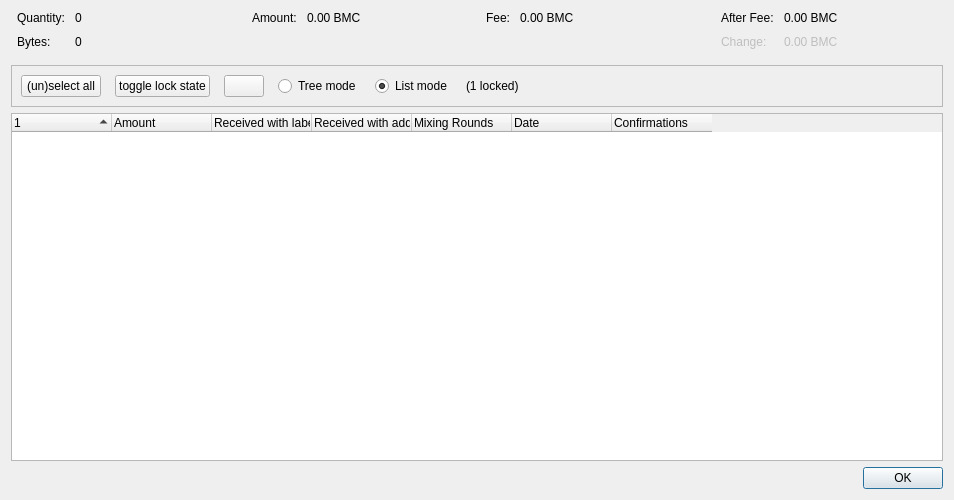
<?xml version="1.0" encoding="UTF-8"?>
<ui version="4.0">
 <class>CoinControlDialog</class>
 <widget class="QDialog" name="CoinControlDialog">
  <property name="geometry">
   <rect>
    <x>0</x>
    <y>0</y>
    <width>954</width>
    <height>500</height>
   </rect>
  </property>
  <property name="windowTitle">
   <string>Coin Selection</string>
  </property>
  <layout class="QVBoxLayout" name="verticalLayout">
   <item>
    <layout class="QHBoxLayout" name="horizontalLayoutTop" stretch="0,0,0,0">
     <property name="topMargin">
      <number>0</number>
     </property>
     <property name="bottomMargin">
      <number>10</number>
     </property>
     <item>
      <layout class="QFormLayout" name="formLayoutCoinControl1">
       <property name="labelAlignment">
        <set>Qt::AlignLeft|Qt::AlignVCenter</set>
       </property>
       <property name="horizontalSpacing">
        <number>10</number>
       </property>
       <property name="verticalSpacing">
        <number>10</number>
       </property>
       <property name="leftMargin">
        <number>6</number>
       </property>
       <property name="rightMargin">
        <number>6</number>
       </property>
       <item row="0" column="0">
        <widget class="QLabel" name="labelCoinControlQuantityText">
         <property name="text">
          <string>Quantity:</string>
         </property>
        </widget>
       </item>
       <item row="0" column="1">
        <widget class="QLabel" name="labelCoinControlQuantity">
         <property name="cursor">
          <cursorShape>IBeamCursor</cursorShape>
         </property>
         <property name="contextMenuPolicy">
          <enum>Qt::ActionsContextMenu</enum>
         </property>
         <property name="text">
          <string notr="true">0</string>
         </property>
         <property name="textInteractionFlags">
          <set>Qt::LinksAccessibleByMouse|Qt::TextSelectableByKeyboard|Qt::TextSelectableByMouse</set>
         </property>
        </widget>
       </item>
       <item row="1" column="0">
        <widget class="QLabel" name="labelCoinControlBytesText">
         <property name="text">
          <string>Bytes:</string>
         </property>
        </widget>
       </item>
       <item row="1" column="1">
        <widget class="QLabel" name="labelCoinControlBytes">
         <property name="cursor">
          <cursorShape>IBeamCursor</cursorShape>
         </property>
         <property name="contextMenuPolicy">
          <enum>Qt::ActionsContextMenu</enum>
         </property>
         <property name="text">
          <string notr="true">0</string>
         </property>
         <property name="textInteractionFlags">
          <set>Qt::LinksAccessibleByMouse|Qt::TextSelectableByKeyboard|Qt::TextSelectableByMouse</set>
         </property>
        </widget>
       </item>
      </layout>
     </item>
     <item>
      <layout class="QFormLayout" name="formLayoutCoinControl2">
       <property name="horizontalSpacing">
        <number>10</number>
       </property>
       <property name="verticalSpacing">
        <number>10</number>
       </property>
       <property name="leftMargin">
        <number>6</number>
       </property>
       <property name="rightMargin">
        <number>6</number>
       </property>
       <item row="0" column="0">
        <widget class="QLabel" name="labelCoinControlAmountText">
         <property name="text">
          <string>Amount:</string>
         </property>
        </widget>
       </item>
       <item row="0" column="1">
        <widget class="QLabel" name="labelCoinControlAmount">
         <property name="cursor">
          <cursorShape>IBeamCursor</cursorShape>
         </property>
         <property name="contextMenuPolicy">
          <enum>Qt::ActionsContextMenu</enum>
         </property>
         <property name="text">
          <string notr="true">0.00 BMC</string>
         </property>
         <property name="textInteractionFlags">
          <set>Qt::LinksAccessibleByMouse|Qt::TextSelectableByKeyboard|Qt::TextSelectableByMouse</set>
         </property>
        </widget>
       </item>
      </layout>
     </item>
     <item>
      <layout class="QFormLayout" name="formLayoutCoinControl3">
       <property name="horizontalSpacing">
        <number>10</number>
       </property>
       <property name="verticalSpacing">
        <number>10</number>
       </property>
       <property name="leftMargin">
        <number>6</number>
       </property>
       <property name="rightMargin">
        <number>6</number>
       </property>
       <item row="0" column="0">
        <widget class="QLabel" name="labelCoinControlFeeText">
         <property name="text">
          <string>Fee:</string>
         </property>
        </widget>
       </item>
       <item row="0" column="1">
        <widget class="QLabel" name="labelCoinControlFee">
         <property name="cursor">
          <cursorShape>IBeamCursor</cursorShape>
         </property>
         <property name="contextMenuPolicy">
          <enum>Qt::ActionsContextMenu</enum>
         </property>
         <property name="text">
          <string notr="true">0.00 BMC</string>
         </property>
         <property name="textInteractionFlags">
          <set>Qt::LinksAccessibleByMouse|Qt::TextSelectableByKeyboard|Qt::TextSelectableByMouse</set>
         </property>
        </widget>
       </item>
      </layout>
     </item>
     <item>
      <layout class="QFormLayout" name="formLayoutCoinControl4">
       <property name="labelAlignment">
        <set>Qt::AlignLeft|Qt::AlignVCenter</set>
       </property>
       <property name="horizontalSpacing">
        <number>10</number>
       </property>
       <property name="verticalSpacing">
        <number>10</number>
       </property>
       <property name="leftMargin">
        <number>6</number>
       </property>
       <property name="rightMargin">
        <number>6</number>
       </property>
       <item row="0" column="0">
        <widget class="QLabel" name="labelCoinControlAfterFeeText">
         <property name="text">
          <string>After Fee:</string>
         </property>
        </widget>
       </item>
       <item row="0" column="1">
        <widget class="QLabel" name="labelCoinControlAfterFee">
         <property name="cursor">
          <cursorShape>IBeamCursor</cursorShape>
         </property>
         <property name="contextMenuPolicy">
          <enum>Qt::ActionsContextMenu</enum>
         </property>
         <property name="text">
          <string notr="true">0.00 BMC</string>
         </property>
         <property name="textInteractionFlags">
          <set>Qt::LinksAccessibleByMouse|Qt::TextSelectableByKeyboard|Qt::TextSelectableByMouse</set>
         </property>
        </widget>
       </item>
       <item row="1" column="0">
        <widget class="QLabel" name="labelCoinControlChangeText">
         <property name="enabled">
          <bool>false</bool>
         </property>
         <property name="text">
          <string>Change:</string>
         </property>
        </widget>
       </item>
       <item row="1" column="1">
        <widget class="QLabel" name="labelCoinControlChange">
         <property name="enabled">
          <bool>false</bool>
         </property>
         <property name="cursor">
          <cursorShape>IBeamCursor</cursorShape>
         </property>
         <property name="contextMenuPolicy">
          <enum>Qt::ActionsContextMenu</enum>
         </property>
         <property name="text">
          <string notr="true">0.00 BMC</string>
         </property>
         <property name="textInteractionFlags">
          <set>Qt::LinksAccessibleByMouse|Qt::TextSelectableByKeyboard|Qt::TextSelectableByMouse</set>
         </property>
        </widget>
       </item>
      </layout>
     </item>
    </layout>
   </item>
   <item>
    <widget class="QFrame" name="frame">
     <property name="minimumSize">
      <size>
       <width>0</width>
       <height>40</height>
      </size>
     </property>
     <property name="frameShape">
      <enum>QFrame::StyledPanel</enum>
     </property>
     <property name="frameShadow">
      <enum>QFrame::Sunken</enum>
     </property>
     <layout class="QHBoxLayout" name="horizontalLayout">
      <item>
       <layout class="QHBoxLayout" name="horizontalLayoutPanel" stretch="0,0,0,0,0,0,0">
        <property name="spacing">
         <number>14</number>
        </property>
        <item>
         <widget class="QPushButton" name="pushButtonSelectAll">
          <property name="sizePolicy">
           <sizepolicy hsizetype="Maximum" vsizetype="Fixed">
            <horstretch>0</horstretch>
            <verstretch>0</verstretch>
           </sizepolicy>
          </property>
          <property name="text">
           <string>(un)select all</string>
          </property>
          <property name="autoDefault">
           <bool>false</bool>
          </property>
         </widget>
        </item>
        <item>
         <widget class="QPushButton" name="pushButtonToggleLock">
          <property name="sizePolicy">
           <sizepolicy hsizetype="Maximum" vsizetype="Fixed">
            <horstretch>0</horstretch>
            <verstretch>0</verstretch>
           </sizepolicy>
          </property>
          <property name="text">
           <string>toggle lock state</string>
          </property>
          <property name="autoDefault">
           <bool>false</bool>
          </property>
         </widget>
        </item>
        <item>
         <widget class="QPushButton" name="hideButton">
          <property name="sizePolicy">
           <sizepolicy hsizetype="Maximum" vsizetype="Fixed">
            <horstretch>0</horstretch>
            <verstretch>0</verstretch>
           </sizepolicy>
          </property>
          <property name="text">
           <string/>
          </property>
          <property name="autoDefault">
           <bool>false</bool>
          </property>
         </widget>
        </item>
        <item>
         <widget class="QRadioButton" name="radioTreeMode">
          <property name="sizePolicy">
           <sizepolicy hsizetype="Maximum" vsizetype="Fixed">
            <horstretch>0</horstretch>
            <verstretch>0</verstretch>
           </sizepolicy>
          </property>
          <property name="text">
           <string>Tree mode</string>
          </property>
         </widget>
        </item>
        <item>
         <widget class="QRadioButton" name="radioListMode">
          <property name="sizePolicy">
           <sizepolicy hsizetype="Maximum" vsizetype="Fixed">
            <horstretch>0</horstretch>
            <verstretch>0</verstretch>
           </sizepolicy>
          </property>
          <property name="text">
           <string>List mode</string>
          </property>
          <property name="checked">
           <bool>true</bool>
          </property>
         </widget>
        </item>
        <item>
         <widget class="QLabel" name="labelLocked">
          <property name="text">
           <string>(1 locked)</string>
          </property>
         </widget>
        </item>
        <item>
         <spacer name="horizontalSpacer">
          <property name="orientation">
           <enum>Qt::Horizontal</enum>
          </property>
          <property name="sizeHint" stdset="0">
           <size>
            <width>40</width>
            <height>20</height>
           </size>
          </property>
         </spacer>
        </item>
       </layout>
      </item>
     </layout>
    </widget>
   </item>
   <item>
    <widget class="CoinControlTreeWidget" name="treeWidget">
     <property name="contextMenuPolicy">
      <enum>Qt::CustomContextMenu</enum>
     </property>
     <property name="sortingEnabled">
      <bool>false</bool>
     </property>
     <property name="columnCount">
      <number>7</number>
     </property>
     <attribute name="headerShowSortIndicator" stdset="0">
      <bool>true</bool>
     </attribute>
     <attribute name="headerStretchLastSection">
      <bool>false</bool>
     </attribute>
     <column>
      <property name="text">
       <string/>
      </property>
     </column>
     <column>
      <property name="text">
       <string>Amount</string>
      </property>
     </column>
     <column>
      <property name="text">
       <string>Received with label</string>
      </property>
     </column>
     <column>
      <property name="text">
       <string>Received with address</string>
      </property>
     </column>
     <column>
      <property name="text">
       <string>Mixing Rounds</string>
      </property>
     </column>
     <column>
      <property name="text">
       <string>Date</string>
      </property>
     </column>
     <column>
      <property name="text">
       <string>Confirmations</string>
      </property>
      <property name="toolTip">
       <string>Confirmed</string>
      </property>
     </column>
    </widget>
   </item>
   <item>
    <widget class="QDialogButtonBox" name="buttonBox">
     <property name="orientation">
      <enum>Qt::Horizontal</enum>
     </property>
     <property name="standardButtons">
      <set>QDialogButtonBox::Ok</set>
     </property>
    </widget>
   </item>
  </layout>
 </widget>
 <customwidgets>
  <customwidget>
   <class>CoinControlTreeWidget</class>
   <extends>QTreeWidget</extends>
   <header>qt/coincontroltreewidget.h</header>
  </customwidget>
 </customwidgets>
 <resources/>
 <connections/>
</ui>
